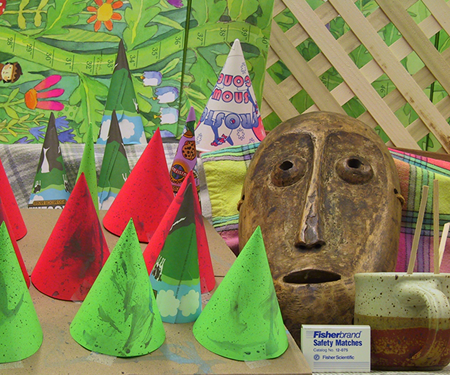
//> input picture l.png, 450 x 375 px
$ ./cpu_bm   (built with g++ and OpenCV 4, older OpenCV classes emulated)
//> lines starting //> are read from the running program, lines starting //| are printed output that depends on the picture
#include <opencv2/opencv.hpp>
#include <stdio.h>
#include <stdlib.h>
#include <time.h>

using namespace std;
using namespace cv;

// helper function for checking timing of various parts of code
struct timespec check_timer(const char* str, struct timespec* ts){
	struct timespec oldtime;
	// copy old time over
	oldtime.tv_nsec = ts->tv_nsec;
	oldtime.tv_sec = ts->tv_sec;
	// update ts
	clock_gettime(CLOCK_REALTIME, ts);
	// print old time
	int diffsec;
	int diffnsec;
	if(str != NULL){
		diffsec =  ts->tv_sec - oldtime.tv_sec;
		diffnsec =  ts->tv_nsec - oldtime.tv_nsec;
		// correct the values if we measured over an integer second break:
		if(diffnsec < 0){
			diffsec--;
			diffnsec += 1000000000;
		}
		printf("%s:%ds %fms\n",str,diffsec,diffnsec/1e6);
	}
	return (struct timespec) {diffsec, diffnsec};
}

int main(){
	// declare a time struct
	struct timespec ts;
	// read images in, grayscale style
	Mat im_l = imread("l.png",0);
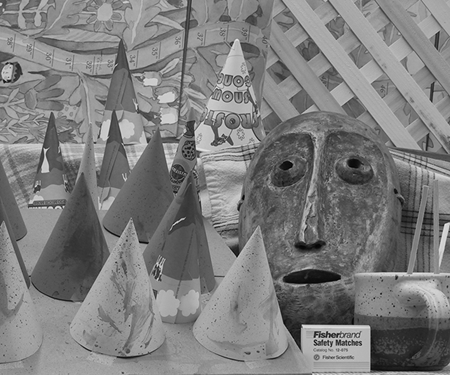
//> im_l: 375 rows x 450 cols, CV_8UC1; min 0, max 235, mean 125
	Mat im_r = imread("r.png",0);
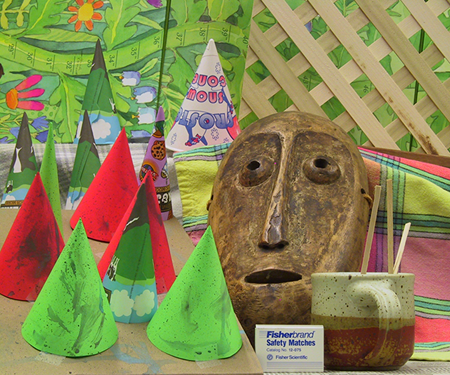
//> input picture r.png, 450 x 375 px
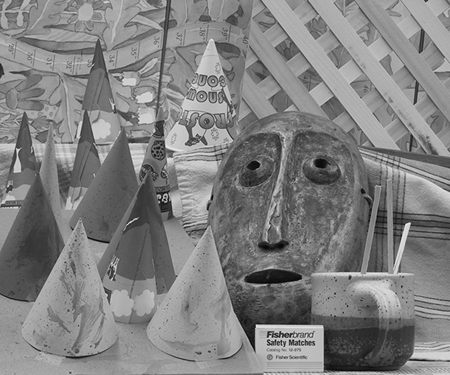
//> im_r: 375 rows x 450 cols, CV_8UC1; min 0, max 243, mean 128.4
	// disp image, and displayable disp image
	Mat disp(im_l.rows,im_l.cols,CV_16S);
	Mat disp8(im_l.rows,im_l.cols,CV_8U);

	// some constants
	int ndisp = 64;
	int sad_size = 21;
	// initialize the block matcher
    StereoBM bm(0,ndisp,sad_size);

	// start timer
	check_timer(NULL, &ts);
	// run the matcher
	bm(im_l,im_r,disp);
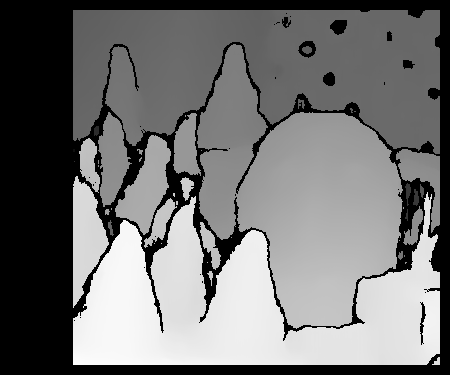
//> disp: 375 rows x 450 cols, CV_16SC1; min -16, max 838, mean 371.5; drawn with min black and max white
	// check timer
	check_timer("cpu_bm", &ts);

	// convert image to be displayable
	disp.convertTo(disp8, CV_8U, 255/(ndisp*16.));
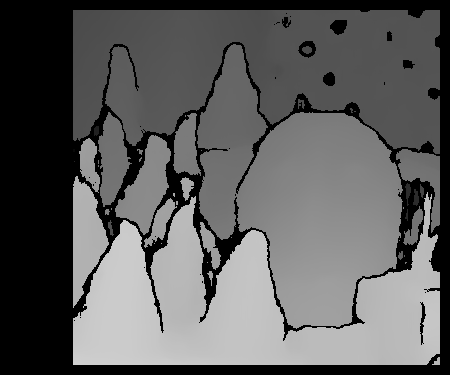
//> disp8: 375 rows x 450 cols, CV_8UC1; min 0, max 209, mean 93.7
	//show image
	imwrite("out/cpu_bm.png",disp8);
    //imshow("window",disp8);
    //waitKey(0);

	return 0;
}
